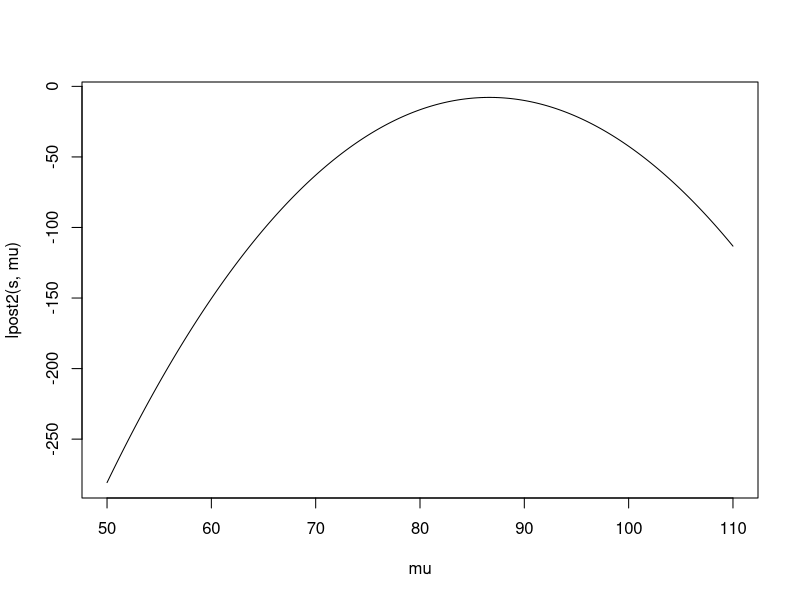
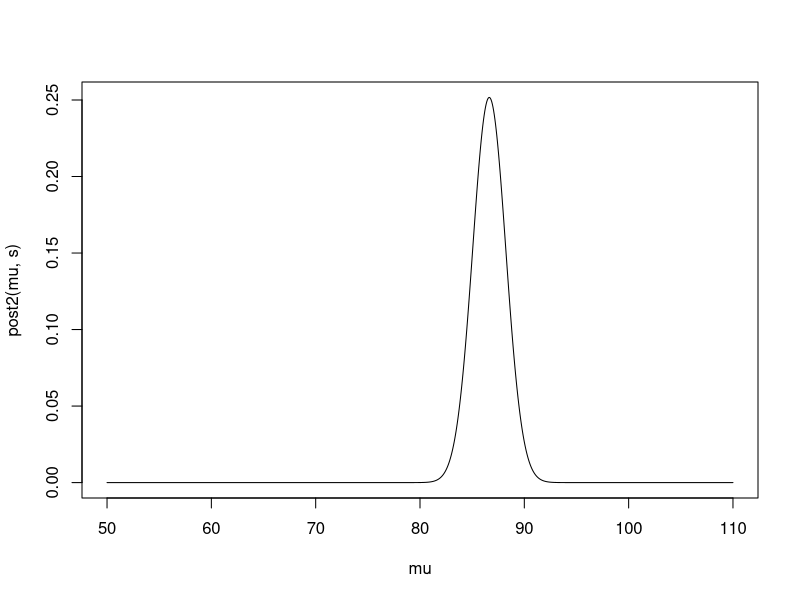

The R script that drew these images, in order:
s <- scan("test_scores.dat")

lpost <- function(parm,data) {
  llik <- sum(dnorm(data,parm,9,log=T))
#  lpri <- dnorm(parm,80,5,log=T)
   lpri <- dgamma(parm,6400/25,80/25,log=T)
  return(llik + lpri + 100)
}

lpost2 <- function(data,parm) {
  sapply(parm,lpost,data)
}

mu <- seq(50,110,length=1000)

plot(mu,lpost2(s,mu),type="l")

post <- function(parm,data) {
  llik <- sum(dnorm(data,parm,9,log=T))
  lpri <- dnorm(parm,80,5,log=T)
  return(exp(llik + lpri + 100)/0.001635394)
}

post2 <- function(parm,data) {
  sapply(parm,post,data)
}

plot(mu,post2(mu,s),type="l")
integrate(post2,60,110,s)
